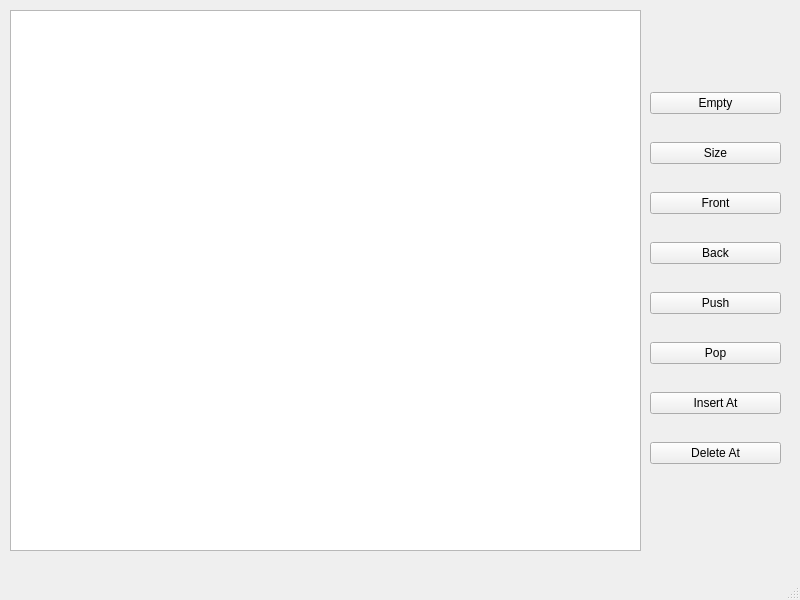
<?xml version="1.0" encoding="UTF-8"?>
<ui version="4.0">
 <class>MainWindow</class>
 <widget class="QMainWindow" name="MainWindow">
  <property name="geometry">
   <rect>
    <x>0</x>
    <y>0</y>
    <width>800</width>
    <height>600</height>
   </rect>
  </property>
  <property name="sizePolicy">
   <sizepolicy hsizetype="Fixed" vsizetype="Fixed">
    <horstretch>0</horstretch>
    <verstretch>0</verstretch>
   </sizepolicy>
  </property>
  <property name="minimumSize">
   <size>
    <width>800</width>
    <height>600</height>
   </size>
  </property>
  <property name="maximumSize">
   <size>
    <width>800</width>
    <height>600</height>
   </size>
  </property>
  <property name="windowTitle">
   <string>Task 1</string>
  </property>
  <widget class="QWidget" name="centralwidget">
   <widget class="QListWidget" name="listWidget">
    <property name="geometry">
     <rect>
      <x>10</x>
      <y>10</y>
      <width>631</width>
      <height>541</height>
     </rect>
    </property>
    <property name="font">
     <font>
      <pointsize>14</pointsize>
     </font>
    </property>
   </widget>
   <widget class="QWidget" name="">
    <property name="geometry">
     <rect>
      <x>650</x>
      <y>70</y>
      <width>131</width>
      <height>421</height>
     </rect>
    </property>
    <layout class="QVBoxLayout" name="verticalLayout">
     <item>
      <widget class="QPushButton" name="pushButton_empty">
       <property name="text">
        <string>Empty</string>
       </property>
      </widget>
     </item>
     <item>
      <widget class="QPushButton" name="pushButton_size">
       <property name="text">
        <string>Size</string>
       </property>
      </widget>
     </item>
     <item>
      <widget class="QPushButton" name="pushButton_front">
       <property name="text">
        <string>Front</string>
       </property>
      </widget>
     </item>
     <item>
      <widget class="QPushButton" name="pushButton_back">
       <property name="text">
        <string>Back</string>
       </property>
      </widget>
     </item>
     <item>
      <widget class="QPushButton" name="pushButton_push">
       <property name="text">
        <string>Push</string>
       </property>
      </widget>
     </item>
     <item>
      <widget class="QPushButton" name="pushButton_pop">
       <property name="text">
        <string>Pop</string>
       </property>
      </widget>
     </item>
     <item>
      <widget class="QPushButton" name="pushButton_insertAt">
       <property name="text">
        <string>Insert At</string>
       </property>
      </widget>
     </item>
     <item>
      <widget class="QPushButton" name="pushButton_deleteAt">
       <property name="text">
        <string>Delete At</string>
       </property>
      </widget>
     </item>
    </layout>
   </widget>
  </widget>
  <widget class="QMenuBar" name="menubar">
   <property name="geometry">
    <rect>
     <x>0</x>
     <y>0</y>
     <width>800</width>
     <height>22</height>
    </rect>
   </property>
  </widget>
  <widget class="QStatusBar" name="statusbar"/>
 </widget>
 <resources/>
 <connections/>
</ui>
